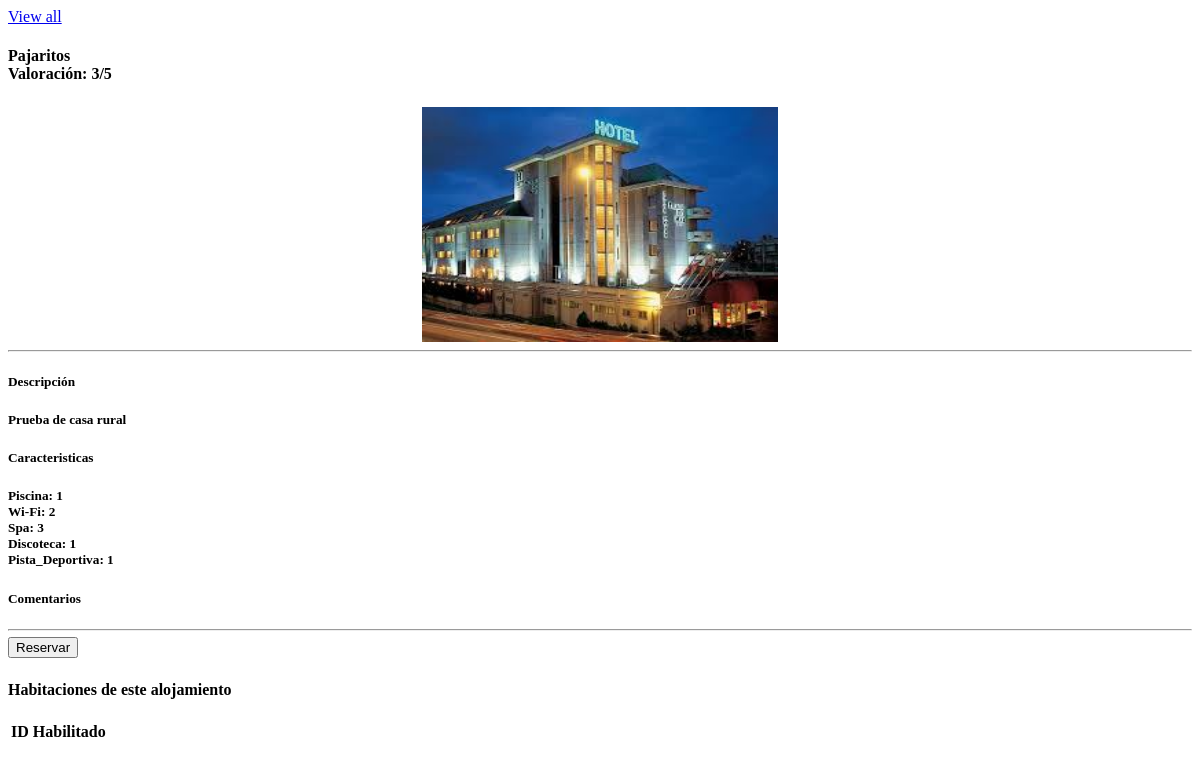
The app's page /GRXDev/alojamiento.php?ID_Alojamiento=3 with its own data.
### tables this page shows
CREATE TABLE IF NOT EXISTS `alojamiento` (
  `ID` int(10) NOT NULL,
  `Nombre` varchar(255) NOT NULL,
  `Direccion` varchar(255) NOT NULL,
  `Descripcion` varchar(255) NOT NULL,
  `Tipo_alojamiento` int(10) NOT NULL,
  `ID_Dueno` int(10) NOT NULL,
  `Fecha_alta` int(10) NOT NULL,
  `ID_Validador` int(10) NOT NULL,
  `Fecha_validacion` varchar(20) NOT NULL
);

CREATE TABLE IF NOT EXISTS `caracteristicas` (
  `ID_Caracteristicas` int(10) NOT NULL,
  `Descripcion` varchar(255) NOT NULL,
  `Tipo` varchar(255) NOT NULL,
  `Tipo_check` int(10) NOT NULL
);

CREATE TABLE IF NOT EXISTS `caracteristicasalojamiento` (
  `ID_Caracteristicas` int(10) NOT NULL,
  `ID_Alojamiento` int(10) NOT NULL,
  `Cantidad` int(10) NOT NULL
);

### GRXDev/conexionBD.php (called while the page is built)
<?php
include "BD.php";
$datos = new BD("localhost", "root", "", "GRXDev");
?>

### GRXDev/BD.php (called while the page is built, shortened)
<?php
class BD {
    private $localhost;
    private $user;
    private $pass;
    private $conexion = false;
    public function BD($direccion, $usuario, $contrasenia, $basedatos) {
        $this->localhost = $direccion;
        $this->user = $usuario;
        $this->pass = $contrasenia;
        $this->database = $basedatos;
    }
    public function GetMyConnection() {
        if ($this->conexion)
            return $this->conexion;
        $this->conexion = mysql_connect($this->localhost, $this->user, $this->pass) or die('Could not connect to server.');
        return $this->conexion;
    }
    public function Query($cadena) {
        return $res = mysql_query($cadena, $this->GetMyConnection());
    }
}

### GRXDev/alojamiento.php (the view, shortened to what this page needs)
		<link href="css/estrellas.css" rel="stylesheet">
<div class="container" id="main">
    <div class="row">
        <?php
        include 'conexionBD.php';
		$id = isset($_GET['ID_Alojamiento']) ? $_GET['ID_Alojamiento'] : null;
		$result = $datos->Query("SELECT ID, Nombre,Direccion,Descripcion FROM alojamiento WHERE ID=".$id);
		$fila2 = mysql_fetch_array($result);
		?>
      <div class="col-md-12 col-sm-12">
    	<div class="panel panel-default">
           <div class="panel-heading"><a href="#" class="pull-right">View all</a>
		   <h4>
		   <?php echo $fila2['Nombre'];
		   if((isset($yavalorado) && $yavalorado == true) || (!isset($_COOKIE['id_usuario'])))
		   {
                            $total = $datos->Query("Select AVG(valoracion) from valoracionalojamiento where ID_Alojamiento=".$id);
                            $total_row = mysql_fetch_array($total);
                            if($total_row[0] == null)
                            {
                                $media = "3";
                            }
                            else
                            {
                                $media = $total_row[0];
                            }
			   ?>
			    <div class="progress" style="width:50%; height:20px">
					<div class="progress-bar progress-bar-success" style="width:<?php echo (intval($media)*20); ?>%">Valoración: <?php echo intval($media);?>/5</div>
				</div>
		   <?php } ?>
		   </h4></div>
   			<div class="panel-body">
			  <img src="./images/h_prueba.jpg" class="img-responsive img-thumbnail pull-center" style="margin-left:35%; width:30%; height:30%;">
			  <hr>
              <h5>Descripción<h5>
              <p><?php echo $fila2['Descripcion']?></p>
			  <h5>Caracteristicas<h5>
			  <?php
                    $result3=$datos->Query("SELECT ID_Caracteristicas, Cantidad from caracteristicasalojamiento where ID_Alojamiento=".$id);
                    while($fila=mysql_fetch_array($result3))
                    {
						$result2=$datos->Query("SELECT * FROM caracteristicas WHERE ID_Caracteristicas=".$fila['ID_Caracteristicas']);
                        while(($fila2=mysql_fetch_array($result2)))
                        {
							echo '<div class="col-md-2 col-sm-2">';
							echo '<label for="'.$fila2['Descripcion'].'">'.$fila2['Descripcion'].': '.$fila['Cantidad'].'</label>';
							echo '</div>';
						}
                    }
			  ?>
			  <h5>Comentarios<h5>
			  <hr>
              <?php $result=$datos->Query("SELECT * FROM alojamiento WHERE ID='$id'");
                    if($fila=mysql_fetch_array($result)){
                        $tipo=$fila['Tipo_alojamiento'];
                        if($tipo==2){
                            echo '<button class="btn btn-primary" style="margin-right:2%;" onClick="location.href = \'index.php?cat=reserva_alojamiento&ID_Alojamiento='.$id.'\'" >Reservar</button>';
                        }
                    }
              ?>
            </div>
         </div>
	</div>
	</div>
        <div class="col-md-12 col-sm-12">
        <div class="panel panel-warning">
            <div class="panel-heading"><h4>Habitaciones de este alojamiento</h4></div>
            <div class="panel-body">
                <?php $result=$datos->Query("SELECT * FROM habitacion WHERE ID_Alojamiento='".$id."'")?>
                <?php if($result){?>
                <div class="row">
                    <div class="table-responsive">
                        <table class="table table-striped">
                            <thead>
                            <tr>
                                <th>ID</th>
                                <th>Habilitado</th>
                                <th></th>
                                <th></th>
                                <th></th>
                                <th></th>
                                <th></th>
                                <th></th>
                                <th></th>
                                <th></th>
                            </tr>
                            </thead>
                        </table>
                    </div>
                </div>
                <?php } ?>
                </div>
            </div>
        </div>
</div>

### records on screen
alojamiento: Nombre "Pajaritos", Descripcion "Prueba de casa rural"
caracteristicasalojamiento: Cantidad "1"
caracteristicas: Descripcion "Piscina"
caracteristicasalojamiento: Cantidad "2"
caracteristicas: Descripcion "Wi-Fi"
caracteristicasalojamiento: Cantidad "3"
caracteristicas: Descripcion "Spa"
caracteristicasalojamiento: Cantidad "1"
caracteristicas: Descripcion "Discoteca"
caracteristicasalojamiento: Cantidad "1"
caracteristicas: Descripcion "Pista_Deportiva"

### other values on screen
$media "3"
